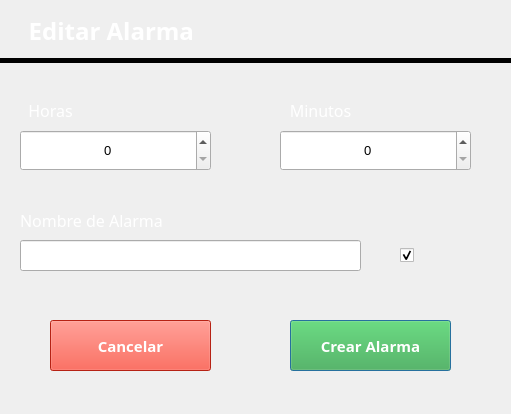
<?xml version="1.0" encoding="UTF-8"?>
<ui version="4.0">
 <class>CrearAlarma</class>
 <widget class="QDialog" name="CrearAlarma">
  <property name="enabled">
   <bool>true</bool>
  </property>
  <property name="geometry">
   <rect>
    <x>0</x>
    <y>0</y>
    <width>511</width>
    <height>414</height>
   </rect>
  </property>
  <property name="windowTitle">
   <string>Dialog</string>
  </property>
  <widget class="QPushButton" name="btnCrearAlarma">
   <property name="geometry">
    <rect>
     <x>290</x>
     <y>320</y>
     <width>161</width>
     <height>51</height>
    </rect>
   </property>
   <property name="font">
    <font>
     <family>Segoe UI Black</family>
     <pointsize>11</pointsize>
     <bold>true</bold>
    </font>
   </property>
   <property name="styleSheet">
    <string notr="true">background-color: rgb(57, 170, 66);
color: rgb(255, 255, 255);</string>
   </property>
   <property name="text">
    <string>Crear Alarma</string>
   </property>
  </widget>
  <widget class="QLineEdit" name="lineEditNombre">
   <property name="geometry">
    <rect>
     <x>20</x>
     <y>240</y>
     <width>341</width>
     <height>31</height>
    </rect>
   </property>
  </widget>
  <widget class="QSpinBox" name="spinBoxHora">
   <property name="geometry">
    <rect>
     <x>20</x>
     <y>130</y>
     <width>191</width>
     <height>41</height>
    </rect>
   </property>
   <property name="font">
    <font>
     <pointsize>10</pointsize>
    </font>
   </property>
   <property name="wrapping">
    <bool>false</bool>
   </property>
   <property name="frame">
    <bool>true</bool>
   </property>
   <property name="alignment">
    <set>Qt::AlignmentFlag::AlignCenter</set>
   </property>
   <property name="readOnly">
    <bool>false</bool>
   </property>
   <property name="maximum">
    <number>24</number>
   </property>
  </widget>
  <widget class="QSpinBox" name="spinBoxMinuto">
   <property name="geometry">
    <rect>
     <x>280</x>
     <y>130</y>
     <width>191</width>
     <height>41</height>
    </rect>
   </property>
   <property name="font">
    <font>
     <pointsize>10</pointsize>
    </font>
   </property>
   <property name="alignment">
    <set>Qt::AlignmentFlag::AlignCenter</set>
   </property>
   <property name="maximum">
    <number>59</number>
   </property>
  </widget>
  <widget class="QLabel" name="label">
   <property name="geometry">
    <rect>
     <x>20</x>
     <y>100</y>
     <width>61</width>
     <height>21</height>
    </rect>
   </property>
   <property name="font">
    <font>
     <family>Segoe Print</family>
     <pointsize>12</pointsize>
    </font>
   </property>
   <property name="styleSheet">
    <string notr="true">color: rgb(255, 255, 255);</string>
   </property>
   <property name="text">
    <string>Horas</string>
   </property>
   <property name="alignment">
    <set>Qt::AlignmentFlag::AlignCenter</set>
   </property>
  </widget>
  <widget class="QLabel" name="label_2">
   <property name="geometry">
    <rect>
     <x>280</x>
     <y>100</y>
     <width>81</width>
     <height>21</height>
    </rect>
   </property>
   <property name="font">
    <font>
     <family>Segoe Print</family>
     <pointsize>12</pointsize>
    </font>
   </property>
   <property name="styleSheet">
    <string notr="true">color: rgb(255, 255, 255);</string>
   </property>
   <property name="text">
    <string>Minutos</string>
   </property>
   <property name="alignment">
    <set>Qt::AlignmentFlag::AlignCenter</set>
   </property>
  </widget>
  <widget class="QLabel" name="label_3">
   <property name="geometry">
    <rect>
     <x>20</x>
     <y>210</y>
     <width>211</width>
     <height>21</height>
    </rect>
   </property>
   <property name="font">
    <font>
     <family>Segoe Print</family>
     <pointsize>12</pointsize>
    </font>
   </property>
   <property name="styleSheet">
    <string notr="true">color: rgb(255, 255, 255);</string>
   </property>
   <property name="text">
    <string>Nombre de Alarma</string>
   </property>
  </widget>
  <widget class="QPushButton" name="btnCancelar">
   <property name="geometry">
    <rect>
     <x>50</x>
     <y>320</y>
     <width>161</width>
     <height>51</height>
    </rect>
   </property>
   <property name="font">
    <font>
     <family>Segoe UI Black</family>
     <pointsize>11</pointsize>
     <bold>true</bold>
    </font>
   </property>
   <property name="styleSheet">
    <string notr="true">color: rgb(255, 255, 255);
background-color: rgb(255, 47, 28);</string>
   </property>
   <property name="text">
    <string>Cancelar</string>
   </property>
  </widget>
  <widget class="QCheckBox" name="checkBoxActivo">
   <property name="enabled">
    <bool>true</bool>
   </property>
   <property name="geometry">
    <rect>
     <x>400</x>
     <y>230</y>
     <width>71</width>
     <height>51</height>
    </rect>
   </property>
   <property name="font">
    <font>
     <pointsize>9</pointsize>
     <fontweight>DemiBold</fontweight>
    </font>
   </property>
   <property name="text">
    <string/>
   </property>
   <property name="iconSize">
    <size>
     <width>40</width>
     <height>40</height>
    </size>
   </property>
   <property name="shortcut">
    <string/>
   </property>
   <property name="checkable">
    <bool>true</bool>
   </property>
   <property name="checked">
    <bool>true</bool>
   </property>
   <property name="tristate">
    <bool>false</bool>
   </property>
  </widget>
  <widget class="Line" name="line">
   <property name="geometry">
    <rect>
     <x>0</x>
     <y>50</y>
     <width>511</width>
     <height>20</height>
    </rect>
   </property>
   <property name="font">
    <font>
     <bold>true</bold>
    </font>
   </property>
   <property name="styleSheet">
    <string notr="true">border-color: rgb(79, 79, 79);</string>
   </property>
   <property name="frameShadow">
    <enum>QFrame::Shadow::Plain</enum>
   </property>
   <property name="lineWidth">
    <number>5</number>
   </property>
   <property name="midLineWidth">
    <number>0</number>
   </property>
   <property name="orientation">
    <enum>Qt::Orientation::Horizontal</enum>
   </property>
  </widget>
  <widget class="QLabel" name="label_4">
   <property name="geometry">
    <rect>
     <x>10</x>
     <y>10</y>
     <width>301</width>
     <height>41</height>
    </rect>
   </property>
   <property name="font">
    <font>
     <family>Segoe UI Black</family>
     <pointsize>18</pointsize>
     <bold>true</bold>
    </font>
   </property>
   <property name="styleSheet">
    <string notr="true">color: rgb(255, 255, 255);</string>
   </property>
   <property name="text">
    <string>   Editar Alarma</string>
   </property>
  </widget>
 </widget>
 <resources/>
 <connections/>
</ui>
